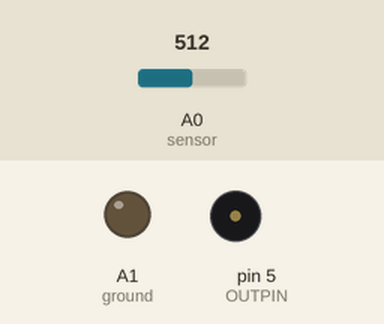
A sketch run on a simulated Arduino Uno, built with avr-gcc and run on an emulated ATmega328P. Parts: output pins drawn as LEDs (lit = HIGH), buzzer (waves = sounding). The test bench sets the inputs (shaded band); at power-on: A0 (sensor) = 512. Pins used as bus, display or sensor lines are not drawn; what the sketch prints to the serial monitor is not drawn.

Above: at 1.2 s.
1.3 s: A0 (sensor) set to 890
2.8 s: A0 (sensor) set to 919
At 3.9 s:
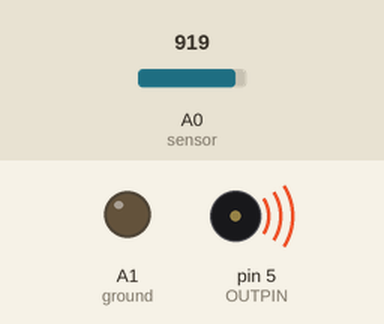
Timing chart, 0 to 10.5 s (numbered marks = the images above; inputs shaded):
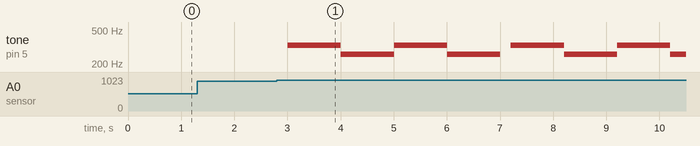

Measured:
- the behaviour switches between 900 and 901 on A0 (sensor) (found by bisection; images 0 and 1)
- after the input at 1.3 s, every drawn part: stays the same
- after the input at 2.8 s, tone on pin 5 (OUTPIN): plays 330 Hz for 1.0 s, 261 Hz for 1.0 s, 330 Hz for 1.0 s, 261 Hz for 1.0 s, 330 Hz for 1.0 s, 261 Hz for 1.0 s … (8 notes in this stretch), starting after 0.21 s

The sketch:

sketch_may20c.ino
```cpp
// speaker
#define C 261 // 도
#define D 294 // 레
#define E 330 // 미
#define F 349 // 파
#define G 392 // 솔
#define A 440 // 라
#define B 493 // 시
#define Ch 523 // 도

// 불꽃감지 센서
int sensor = A0;
int ground = A1;
int vcc = A2;

int GNDPIN = 7;
int VCCPIN = 6;
int OUTPIN = 5;

int a[4] = {330,261,330,261};

void setup() {
  Serial.begin(9600);

  pinMode(sensor, INPUT);
  pinMode(ground, OUTPUT);
  pinMode(vcc, OUTPUT);

  digitalWrite(ground, LOW);
  digitalWrite(vcc, HIGH);

  pinMode(GNDPIN, OUTPUT);
  pinMode(OUTPIN, OUTPUT);

  digitalWrite(GNDPIN, LOW);
}

void loop() {
  int val = analogRead(sensor);
  Serial.print("value : ");
  Serial.println(val);
  delay(200);

  if (val > 900){
    Serial.println("화재 경보");
    for(int i=0; i<4; i++)
    {
      tone(OUTPIN, a[i]);
      delay(1000);
      noTone(OUTPIN);
    }
  }
}
```
